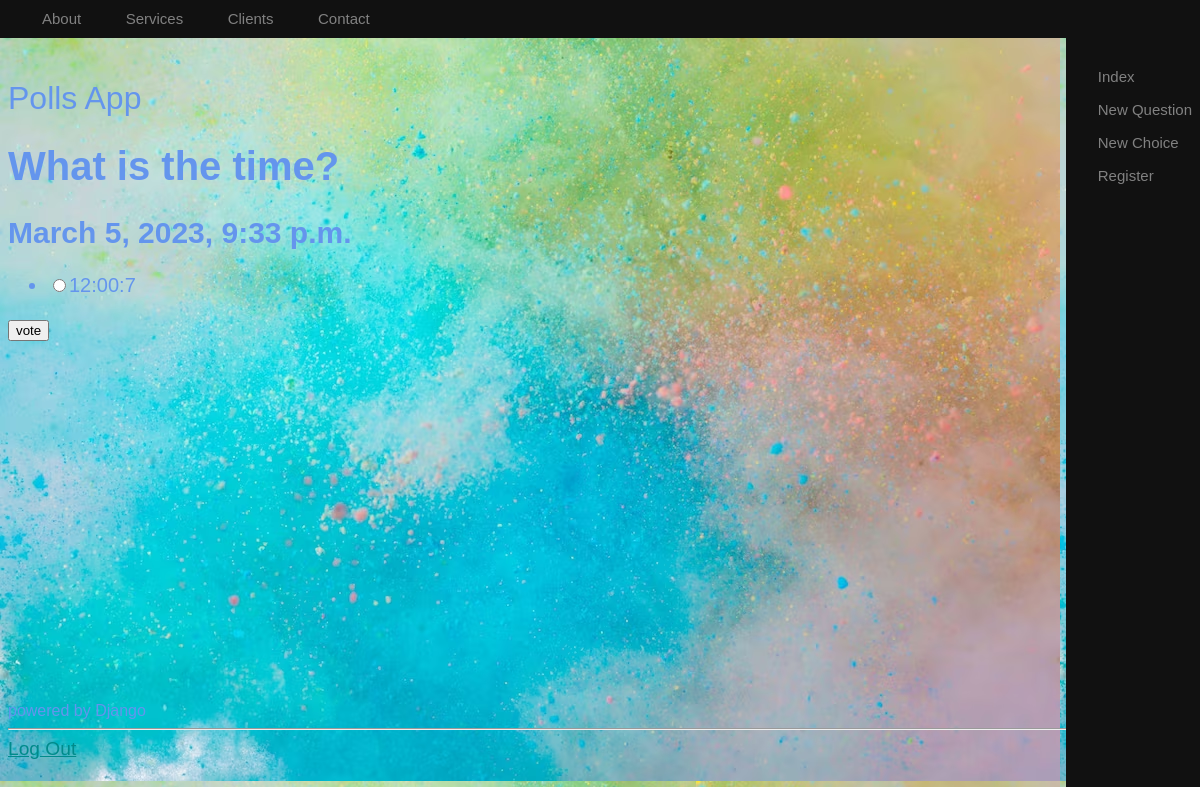
The page /polls/1/ on the database its author committed.
### polls/models.py (models this page shows, shortened)
class Question(models.Model):
    question_text = models.CharField(max_length=200, validators=[
                                     validateCleanLang, validators.MinLengthValidator(5)])
    pub_date = models.DateTimeField('Date published')

class Choice(models.Model):
    question = models.ForeignKey(Question, on_delete=models.CASCADE)
    choice_text = models.CharField(max_length=200)
    votes = models.IntegerField(default=0)

### polls/views/pollsView.py (the view)
# urls.py: path('<int:question_id>/', views.Detail.as_view(), name='detail'),
class Detail(View):
    def get(self, request, question_id):
        """get from session"""
        """delete from session"""
        un = request.session.pop('username', 'guest')
        session_username = request.session.get('username', 'no one')
        expiratin = request.session.get_expiry_age()
        expiratin = request.session.get_expiry_date()
        request.session.set_expiry(60)
        expiratin = request.session.get_expiry_age()
        """A way to delete a session"""
        """Another way to restrict View for authenticated users only"""
        question = get_object_or_404(Question, pk=question_id)
        return render(request=request, template_name='polls/detail.html', context={'question': question})
    """Using Redirect"""

### polls/templates/polls/detail.html (shortened to what this page needs)
{% extends 'polls/base.html' %}
    {% block content %}
    <h1>{{ question.question_text }}</h1>
    <h2>{{question.pub_date}}</h2>
    <form action="{% url 'polls:vote' question.id %}" method="post">
        {% if question.choice_set %}
        <ul>
            {% for choice in question.choice_set.all %}
            <li><input type="radio" name="choice" id="choice{{forloop.counter}}"
                    value="{{choice.id}}" />{{choice.choice_text}}:{{choice.votes}}</li>
            {% endfor %}
        </ul>
        <input type="submit" value="vote" />
        {% endif %}
        {% endblock %}

### polls/static/polls/style.css (style rules this page uses)
body { flex: auto; background-image: url('./images/background.png'); margin-top: 80px; }

### rows shown on the page
Question: question_text "What is the time?", pub_date "March 5, 2023, 9:33 p.m."
Choice: choice_text "12:00", votes "7"
